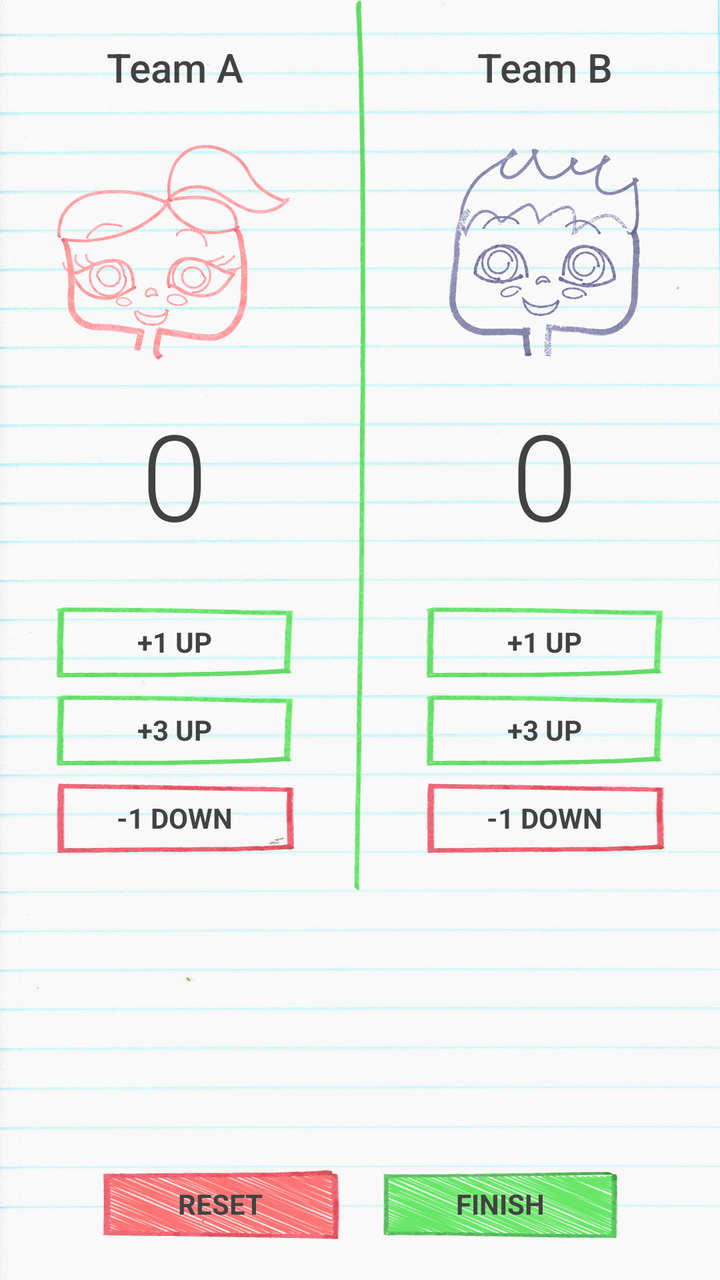
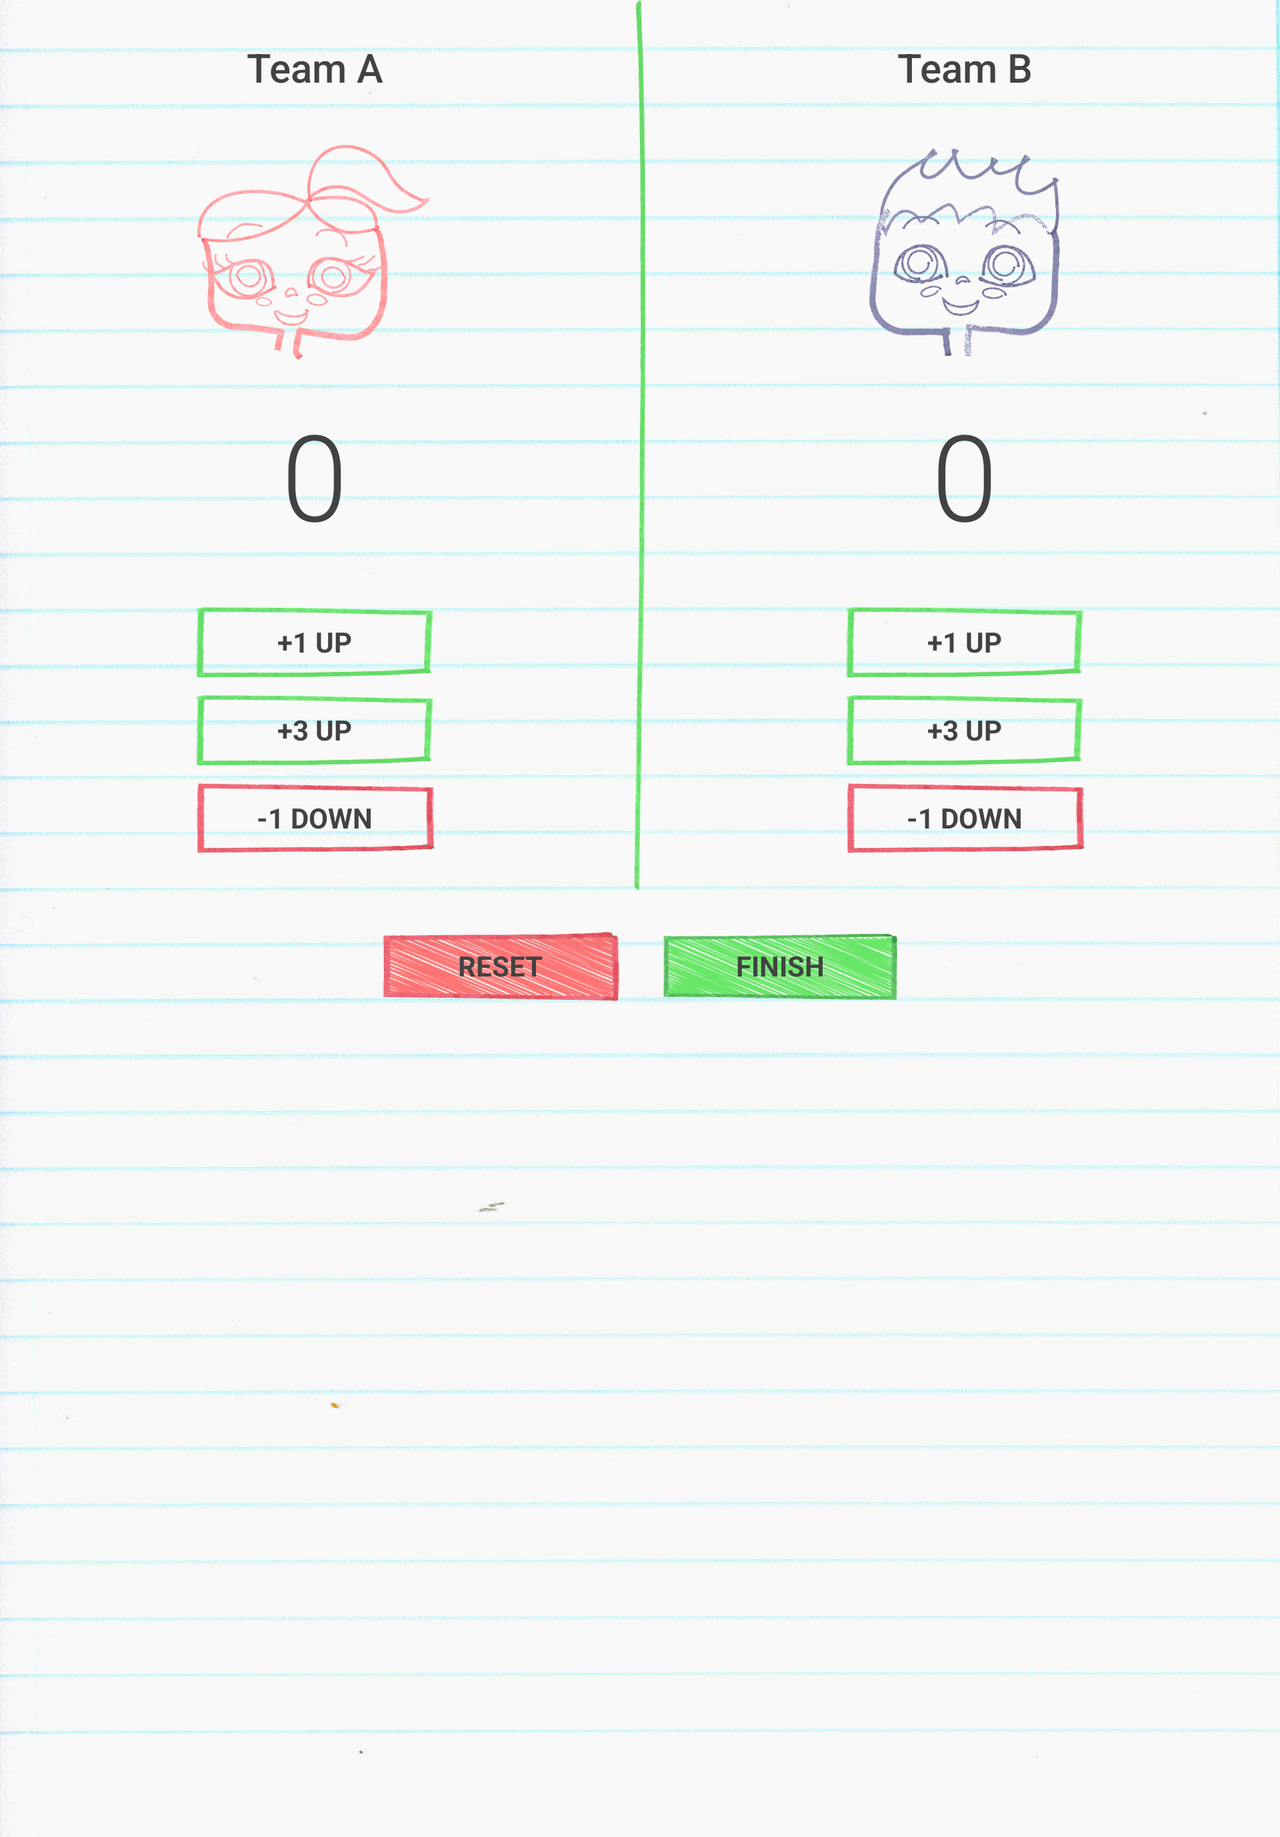

The same Android screen from two of the app's own layout files: first res/layout/ as a phone draws it, then the repository's variant for another configuration, drawn on a device whose configuration selects that folder. Both files follow.
<!-- AndroidManifest.xml: application theme AppTheme -->
<!-- res/layout/activity_score_keeper.xml -->
<?xml version="1.0" encoding="utf-8"?>
<RelativeLayout xmlns:android="http://schemas.android.com/apk/res/android"
    xmlns:tools="http://schemas.android.com/tools"
    android:id="@+id/activity_main"
    android:layout_width="match_parent"
    android:layout_height="match_parent"
    android:background="@drawable/bg_04"
    tools:context="com.example.android.scorekeeper.MainActivity">

    <LinearLayout
        android:id="@+id/linearHor1"
        android:layout_width="match_parent"
        android:layout_height="wrap_content"
        android:orientation="horizontal">

        <LinearLayout style="@style/LinearLayoutVertical">

            <TextView
                android:id="@+id/teamNameA"
                style="@style/teamNameText"
                android:text="@string/team_a_text" />

            <ImageView
                android:id="@+id/spinnerImage"
                style="@style/playersImages"
                android:contentDescription="@string/image_player"
                android:src="@drawable/pen_drawings_01_" />

            <TextView
                android:id="@+id/team_a_score"
                style="@style/scoreText"
                android:text="@string/score_point" />

            <Button
                android:id="@+id/addThreePoints"
                style="@style/buttons"
                android:onClick="submitOnePointForTeamA"
                android:text="@string/button_one_points" />

            <Button
                android:id="@+id/addTwoPoints"
                style="@style/buttons.second"
                android:onClick="submitThreePointsForTeamA"
                android:text="@string/button_two_points" />

            <Button
                android:id="@+id/threeThrow"
                style="@style/buttons.third"
                android:onClick="submitMinusOnePointForTeamA"
                android:text="@string/button_three_points" />

        </LinearLayout>

        
        <ImageView
            style="@style/divider"
            android:contentDescription="@string/image_divider"
            android:src="@drawable/divider" />

        <LinearLayout style="@style/LinearLayoutVertical">

            <TextView
                android:id="@+id/teamNameB"
                style="@style/teamNameText"
                android:text="@string/team_b_text" />

            <ImageView
                style="@style/playersImages"
                android:contentDescription="@string/image_player"
                android:src="@drawable/pen_drawings_02_" />

            <TextView
                android:id="@+id/team_b_score"
                style="@style/scoreText"
                android:text="@string/score_point" />

            <Button
                android:id="@+id/addThreePointsB"
                style="@style/buttons"
                android:onClick="submitOnePointForTeamB"
                android:text="@string/button_one_points" />

            <Button
                android:id="@+id/addTwoPointsB"
                style="@style/buttons.second"
                android:onClick="submitThreePointsForTeamB"
                android:text="@string/button_two_points" />

            <Button
                android:id="@+id/threeThrowB"
                style="@style/buttons.third"
                android:onClick="submitMinusOnePointForTeamB"
                android:text="@string/button_three_points" />

        </LinearLayout>
    </LinearLayout>

    <LinearLayout
        android:id="@+id/linearHor2"
        style="@style/LinearHorizontal"
        android:layout_alignParentBottom="true">

        <Button
            android:id="@+id/resetButton"
            style="@style/buttons.Reset"
            android:onClick="reset"
            android:text="@string/button_reset" />

        <Button
            style="@style/buttons.Reset.Blue"
            android:onClick="finish"
            android:text="@string/button_finish" />

    </LinearLayout>

</RelativeLayout>
<!-- resources referenced by this layout -->
<resources>
  <string name="button_finish">Finish</string>
  <string name="button_one_points">+1 Up</string>
  <string name="button_reset">Reset</string>
  <string name="button_three_points">-1 Down</string>
  <string name="button_two_points">+3 Up</string>
  <string name="image_divider">Divider image view.</string>
  <string name="image_player">Images of the two players.</string>
  <string name="score_point">0</string>
  <string name="team_a_text">Team A</string>
  <string name="team_b_text">Team B</string>
  <style name="LinearHorizontal" parent="AppTheme">
          <item name="android:layout_width">match_parent</item>
          <item name="android:layout_height">wrap_content</item>
          <item name="android:gravity">center_horizontal</item>
          <item name="android:orientation">horizontal</item>
          <item name="android:layout_marginTop">@dimen/linearHoriz_marginTop</item>
      </style>
  <style name="LinearLayoutVertical" parent="AppTheme">
          <item name="android:layout_width">@dimen/linearVertical_width</item>
          <item name="android:layout_height">wrap_content</item>
          <item name="android:layout_weight">1</item>
          <item name="android:orientation">vertical</item>
          <item name="android:paddingBottom">@dimen/linearVertical_padding</item>
  
      </style>
  <style name="buttons.Reset">
          <item name="android:layout_margin">@dimen/buttonReset_margin</item>
          <item name="android:background">@drawable/button_reset</item>
      </style>
  <style name="buttons.Reset.Blue">
          <item name="android:background">@drawable/button_finish</item>
      </style>
  <style name="buttons.second">
          <item name="android:background">@drawable/button2</item>
      </style>
  <style name="buttons.third">
          <item name="android:background">@drawable/button3</item>
      </style>
  <style name="divider" parent="AppTheme">
          <item name="android:layout_width">wrap_content</item>
          <item name="android:layout_height">match_parent</item>
      </style>
  <style name="playersImages" parent="AppTheme">
          <item name="android:layout_width">@dimen/imagePlayer_width_height</item>
          <item name="android:layout_height">@dimen/imagePlayer_width_height</item>
          <item name="android:layout_gravity">center_horizontal</item>
      </style>
  <style name="teamNameText" parent="AppTheme">
          <item name="android:layout_width">match_parent</item>
          <item name="android:layout_height">wrap_content</item>
          <item name="android:gravity">center_horizontal</item>
          <item name="android:textSize">@dimen/teamText_size</item>
          <item name="android:fontFamily">sans-serif-medium</item>
          <item name="android:paddingTop">@dimen/teamText_padding_top_bottom</item>
          <item name="android:paddingBottom">@dimen/teamText_padding_top_bottom</item>
      </style>
  <style name="AppTheme" parent="Theme.AppCompat.Light.NoActionBar">
          
          <item name="colorPrimary">@color/colorPrimary</item>
          
          <item name="colorAccent">@color/colorAccent</item>
          <item name="colorButtonNormal">@color/colorAccent</item>
          <item name="android:textColor">@color/textColorPrimary</item>
      </style>
  <dimen name="linearHoriz_marginTop">20dp</dimen>
  <dimen name="linearVertical_width">0dp</dimen>
  <dimen name="linearVertical_padding">10dp</dimen>
  <dimen name="buttons_width">120dp</dimen>
  <dimen name="button_height">36dp</dimen>
  <dimen name="buttons_marginLeftRight">20dp</dimen>
  <dimen name="buttons_marginBottom">8dp</dimen>
  <dimen name="buttonReset_margin">10dp</dimen>
  <dimen name="imagePlayer_width_height">120dp</dimen>
  <dimen name="scoreText_size">60sp</dimen>
  <dimen name="scoreText_padding">10dp</dimen>
  <dimen name="teamText_size">20sp</dimen>
  <dimen name="teamText_padding_top_bottom">20dp</dimen>
  <color name="colorPrimary">#607D8B</color>
  <color name="colorAccent">#FF5252</color>
  <color name="textColorPrimary">#424242</color>
  <!-- some entries are left out for length -->
</resources>
<!-- res/layout-land/activity_score_keeper.xml (the repository's variant of the layout above) -->
<!-- drawn on the phone turned sideways -->
<?xml version="1.0" encoding="utf-8"?>
<ScrollView xmlns:android="http://schemas.android.com/apk/res/android"
    xmlns:tools="http://schemas.android.com/tools"
    android:layout_width="match_parent"
    android:layout_height="wrap_content"
    android:background="@drawable/bg_04"
    tools:context="com.example.android.scorekeeper.MainActivity">

    <LinearLayout
        android:id="@+id/activity_main"
        android:layout_width="match_parent"
        android:layout_height="wrap_content"
        android:orientation="vertical">

        <LinearLayout
            android:id="@+id/linearHor1"
            android:layout_width="match_parent"
            android:layout_height="wrap_content"
            android:orientation="horizontal">

            <LinearLayout style="@style/LinearLayoutVertical">

                <TextView
                    android:id="@+id/teamNameA"
                    style="@style/teamNameText"
                    android:text="@string/team_a_text" />

                <ImageView
                    android:id="@+id/spinnerImage"
                    style="@style/playersImages"
                    android:contentDescription="@string/image_player"
                    android:src="@drawable/pen_drawings_01_" />

                <TextView
                    android:id="@+id/team_a_score"
                    style="@style/scoreText"
                    android:text="@string/score_point" />

                <Button
                    android:id="@+id/addThreePoints"
                    style="@style/buttons"
                    android:onClick="submitOnePointForTeamA"
                    android:text="@string/button_one_points" />

                <Button
                    android:id="@+id/addTwoPoints"
                    style="@style/buttons.second"
                    android:onClick="submitThreePointsForTeamA"
                    android:text="@string/button_two_points" />

                <Button
                    android:id="@+id/threeThrow"
                    style="@style/buttons.third"
                    android:onClick="submitMinusOnePointForTeamA"
                    android:text="@string/button_three_points" />

            </LinearLayout>

            
            <ImageView
                style="@style/divider"
                android:contentDescription="@string/image_divider"
                android:src="@drawable/divider" />

            <LinearLayout style="@style/LinearLayoutVertical">

                <TextView
                    android:id="@+id/teamNameB"
                    style="@style/teamNameText"
                    android:text="@string/team_b_text" />

                <ImageView
                    style="@style/playersImages"
                    android:contentDescription="@string/image_player"
                    android:src="@drawable/pen_drawings_02_" />

                <TextView
                    android:id="@+id/team_b_score"
                    style="@style/scoreText"
                    android:text="@string/score_point" />

                <Button
                    android:id="@+id/addThreePointsB"
                    style="@style/buttons"
                    android:onClick="submitOnePointForTeamB"
                    android:text="@string/button_one_points" />

                <Button
                    android:id="@+id/addTwoPointsB"
                    style="@style/buttons.second"
                    android:onClick="submitThreePointsForTeamB"
                    android:text="@string/button_two_points" />

                <Button
                    android:id="@+id/threeThrowB"
                    style="@style/buttons.third"
                    android:onClick="submitMinusOnePointForTeamB"
                    android:text="@string/button_three_points" />

            </LinearLayout>
        </LinearLayout>

        <LinearLayout
            android:id="@+id/linearHor2"
            style="@style/LinearHorizontal">

            <Button
                android:id="@+id/resetButton"
                style="@style/buttons.Reset"
                android:onClick="reset"
                android:text="@string/button_reset" />

            <Button
                style="@style/buttons.Reset.Blue"
                android:onClick="finish"
                android:text="@string/button_finish" />

        </LinearLayout>

    </LinearLayout>
</ScrollView>
